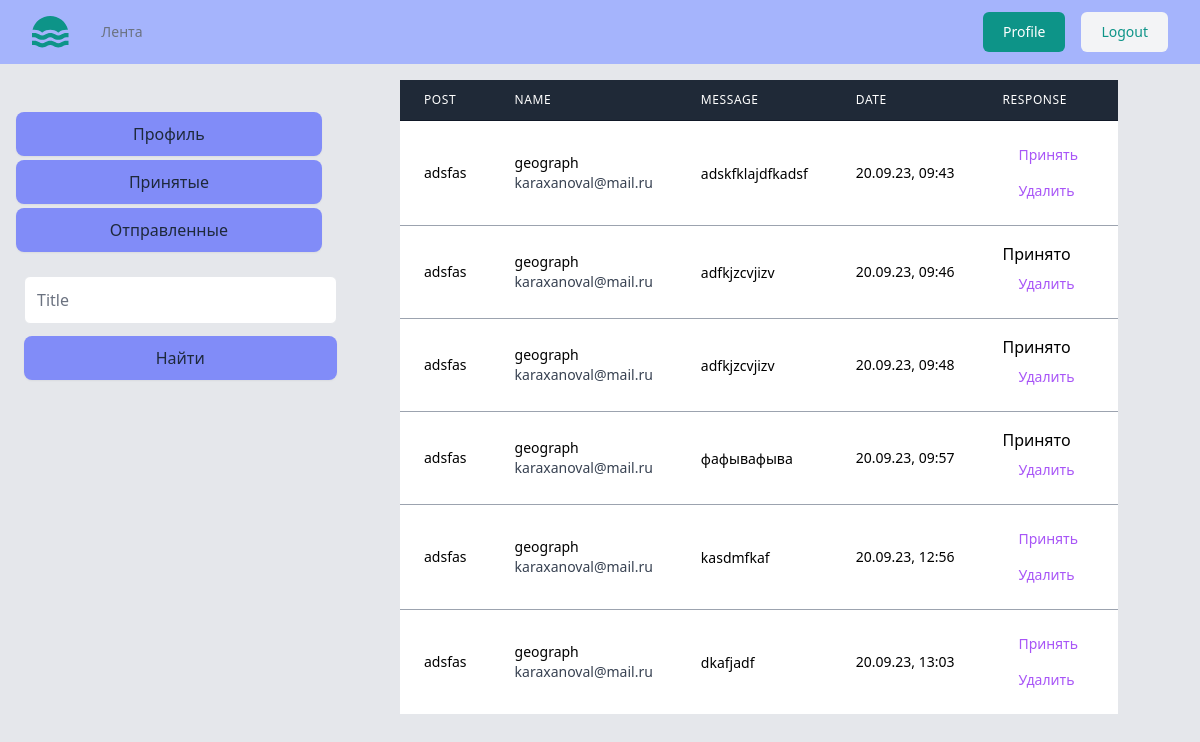
Page /profile/responses (signed in) on the committed database.
### board/models.py (models this page shows, shortened)
class Post(models.Model):
    author = models.ForeignKey(Author, on_delete=models.CASCADE)
    title = models.CharField(max_length=128, )
    text = models.TextField()
    created_at = models.DateTimeField(auto_now_add=True)
    category = models.ManyToManyField(Category, through='PostCategory')
    img = models.FileField(upload_to='images', null=True, blank=True, verbose_name='Изображение')

class Comment(models.Model):
    commentPost = models.ForeignKey(Post, related_name='comments', on_delete=models.CASCADE)
    commentUser = models.ForeignKey(User, on_delete=models.CASCADE)
    commentText = models.TextField()
    commentCreated = models.DateTimeField(auto_now_add=True)
    is_accepted = models.BooleanField(default=False)

### board/views.py (the view)
# urls.py: path('profile/responses', ProfileList.as_view(), name='responses'),
class ProfileList(LoginRequiredMixin, ListView):
    model = Post
    template_name = 'profile/profile_responses.html'
    context_object_name = 'post_search'
    def get_context_data(self, **kwargs):
        context = super().get_context_data(**kwargs)
        author = Author.objects.get(name=self.request.user).id
        posts = Post.objects.all().filter(author=author).order_by('-created_at')
        context['posts'] = posts
        context['is_not_author'] = not self.request.user.groups.filter(name='authors').exists()
        context['filter'] = PostFilter(self.request.GET, queryset = posts)
        context['form'] = PostForm()
        return context

### board/forms.py
class PostForm(ModelForm):
    class Meta:
        model = Post
        fields = ("author","img", "title", "category", 'text')
        widgets = {
            'author': forms.Select(attrs={
            'class': 'border border-gray-200 rounded text-base font-medium leading-none py-3 w-full pl-3 mb-3',
            }),
            'title': forms.TextInput(attrs={
            'class': 'mt-1 w-full rounded-md border-gray-200 shadow-sm sm:text-sm',
            'placeholder': 'Enter title'
            }),
            "category": forms.CheckboxSelectMultiple(attrs={
            "class": 'flex-check',
            }),
            'text': forms.Textarea(attrs={
            'class': 'mt-1 w-full rounded-md border-gray-200 shadow-sm sm:text-sm',
            }),
        }

### board/templates/profile/profile_responses.html (shortened to what this page needs)
{% extends 'layout/base.html' %}
{% block content %}
{% if post_search %}
<section class="grid grid-cols-3 gap-0 lg:grid-cols-3 lg:gap-0 bg-gray-200">
  <div class='bg-gray-200 flex h-screen flex-col border-e'>
    {% include 'inc/nav.html' %}
    <form method="GET" class='ml-6'>
      {{ filter.form }}
      <input class="block w-5/6 rounded-lg bg-indigo-400 px-3.5 py-2.5 text-center text-md font-normal text-slate-800 shadow-sm hover:bg-indigo-300 focus-visible:outline focus-visible:outline-2 focus-visible:outline-offset-2 focus-visible:outline-indigo-600" type="submit" value="Найти">
   </form>
  </div>
  <div class='lg:col-span-2 bg-gray-200 '>
    {% if posts %}
      <table class='mt-4 divide-y divide-gray-900 overflow-x-auto table-fixed'>
          <thead class='bg-gray-800 '>
            <tr>
              <th scope='col' class='px-6 py-3 text-left text-xs font-medium text-white uppercase tracking-wider'>
                Post
              </th>
              <th scope='col' class='px-6 py-3 text-left text-xs font-medium text-white uppercase tracking-wider'>
                Name
              </th>
              <th scope='col' class='px-6 py-3 text-left text-xs font-medium text-white uppercase tracking-wider'>
                Message
              </th>
              <th scope='col' class='px-6 py-3 text-left text-xs font-medium text-white uppercase tracking-wider'>
                Date
              </th>
              <th scope='col' class='px-6 py-3 text-left text-xs font-medium text-white uppercase tracking-wider'>
                Response
              </th>
            </tr>
          </thead>
          <tbody class='bg-white divide-y divide-gray-400'>
          {% for post in filter.qs %}
            {% for comment in post.comments.all %}
            <tr>
              <td class='px-6 py-4 whitespace-nowrap'>
                  <div class='text-sm text-black'>{{ post.title }}</div>
              </td>
              <td class='px-6 py-4 whitespace-nowrap'>
                    <div class='text-sm font-medium text-black'>
                      {{ comment.commentUser }}
                    </div>
                    <div class='text-sm text-gray-700'>
                      {{ comment.commentUser.email }}
                    </div>
              </td>
              <td class='px-6 py-4'>
                <a href="#"class='text-sm text-black'>{{ comment.commentText|truncatechars:20 }}</a>
              </td>
              <td class='px-6 py-4 whitespace-nowrap'>
                <div class='text-sm text-black'>{{ comment.commentCreated|date:'d.m.y, H:i' }}</div>
              </td>
              <td class='px-6 py-4'>
                {% if comment.is_accepted %}
                  Принято
                {% else %}
                <form action="{% url 'board:accept' comment.id %}" method="post">
                      <button  class="px-4 py-2 text-sm font-medium text-purple-500 hover:bg-gray-700 focus:relative">
                          Принять
                      </button>
                </form>
                {% endif %}
                <form action="{% url 'board:com_delete' comment.id %}" method='post'>
                      <button  class="px-4 py-2 text-sm font-medium text-purple-500 hover:bg-gray-700 focus:relative">
                        Удалить
                      </button>
                </form>
              </td>
            </tr>
            {% endfor %}
            {% endfor %}
          </tbody>
        </table>
      {% else %}
      <h2>Нет сообщений</h2>
      {% endif %}
  </div>
</section>
{% endif %}
{% endblock content %}

### rows in the picture
Post: title "adsfas"
Comment: commentUser "geograph", commentUser.email "karaxanoval@mail.ru", commentText "adskfklajdfkadsf", commentCreated "20.09.23, 09:43", is_accepted "Принять"
Comment: commentUser "geograph", commentUser.email "karaxanoval@mail.ru", commentText "adfkjzcvjizv", commentCreated "20.09.23, 09:46", is_accepted "Принято"
Comment: commentUser "geograph", commentUser.email "karaxanoval@mail.ru", commentText "adfkjzcvjizv", commentCreated "20.09.23, 09:48", is_accepted "Принято"
Comment: commentUser "geograph", commentUser.email "karaxanoval@mail.ru", commentText "фафывафыва", commentCreated "20.09.23, 09:57", is_accepted "Принято"
Comment: commentUser "geograph", commentUser.email "karaxanoval@mail.ru", commentText "kasdmfkaf", commentCreated "20.09.23, 12:56", is_accepted "Принять"
Comment: commentUser "geograph", commentUser.email "karaxanoval@mail.ru", commentText "dkafjadf", commentCreated "20.09.23, 13:03", is_accepted "Принять"
